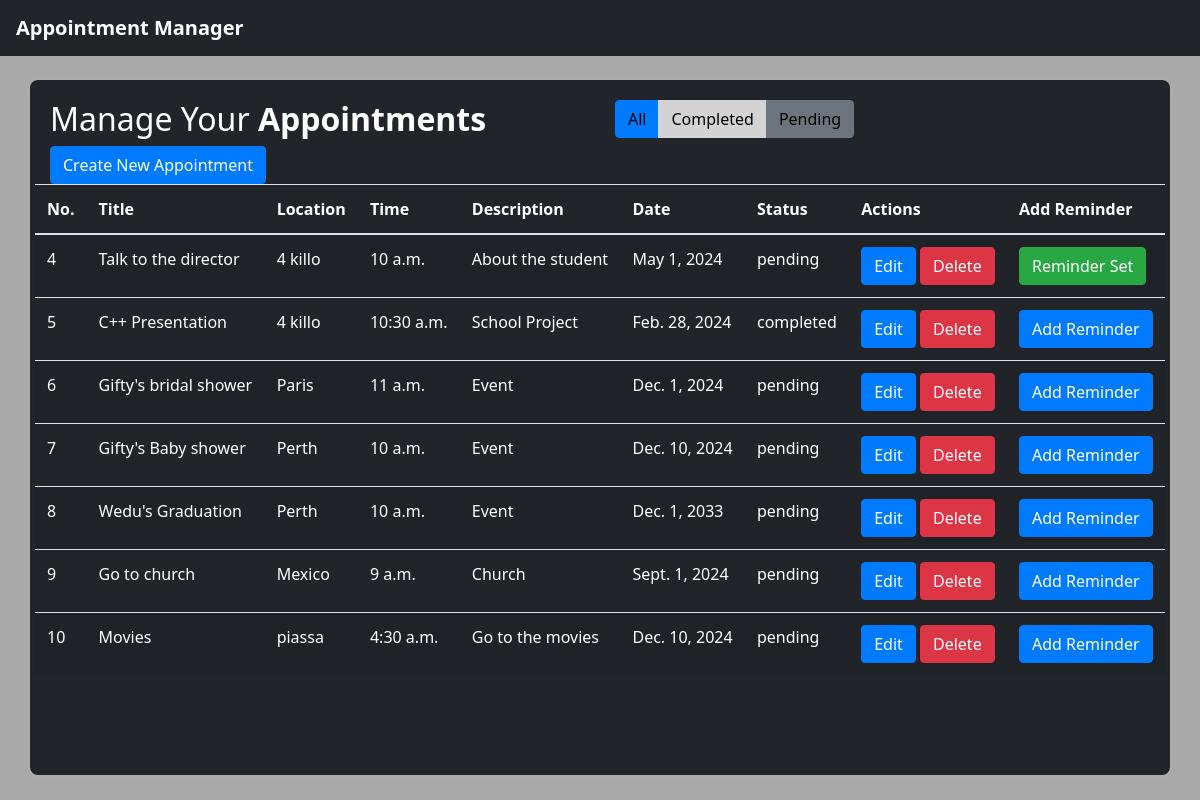
/appointment/, run on the app's committed database.
### myyapp/models.py (models this page shows, shortened)
class Appointment(models.Model):
    title = models.CharField(max_length=100)
    description = models.TextField()
    date = models.DateField()
    time = models.TimeField()
    location = models.CharField(max_length=100)
    status_choices = [
        ('completed', 'Completed'),
        ('pending', 'Pending'),
    ]
    status = models.CharField(max_length=20, choices=status_choices)
    assigned_to = models.IntegerField(null=True, blank=True)

### myyapp/views.py (the view)
# urls.py: path('appointment/', appointment_list, name='appointment_list'),
def appointment_list(request):
    status = request.GET.get('status', 'all')
    if status == 'all':
        appointments = Appointment.objects.all()
    else:
        appointments = Appointment.objects.filter(status=status)
    any_reminders = any(appointment.reminder_set.exists() for appointment in appointments)
    return render(request, 'appointment_list.html', {'appointments': appointments, 'status': status, 'any_reminders': any_reminders})

### myyapp/templates/appointment_list.html (shortened to what this page needs)
{% extends 'base.html' %}
{% block content %}
<div class="table-wrapper">
    <div class="table-title">
        <div class="row">
            <div class="col-sm-6"><h2>Manage Your <b>Appointments</b></h2></div>
            <div class="col-sm-6">
                <div class="btn-group" data-toggle="buttons">
                    <label class="btn {% if status == 'all' %}btn-primary{% else %}btn-secondary{% endif %}">
                        <a href="?status=all" style="color: black;">All</a>
                    </label>
                    <label class="btn" style="background-color: lightgrey;">
                        <a href="?status=completed" style="color: black;">Completed</a>
                    </label>
                    <label class="btn {% if status == 'pending' %}btn-danger{% else %}btn-secondary{% endif %}">
                        <a href="?status=pending" style="color: black;">Pending</a>
                    </label>
                </div>
            </div>
        </div>
    </div>
    <div class="row">
        <div class="col-md-12">
            <a href="{% url 'appointment_create' %}" class="btn btn-primary">Create New Appointment</a>
    </div>
    <table class="table table-striped table-hover">
        <thead>
            <tr>
                <th>No.</th>
                <th>Title</th>
                <th>Location</th>
                <th>Time</th>
                <th>Description</th>
                <th>Date</th>
                <th>Status</th>
                <th>Actions</th>
                <th>Add Reminder</th>
            </tr>
        </thead>
        <tbody>
            {% for appointment in appointments %}
            <tr>
                <td>{{ appointment.id }}</td>
                <td>{{ appointment.title }}</td>
                <td>{{ appointment.location }}</td>
                <td>{{ appointment.time }}</td>
                <td>{{ appointment.description }}</td>
                <td>{{ appointment.date }}</td>
                <td>{{ appointment.status }}</td>
                <td>
                    <a href="{% url 'appointment_update' appointment.id %}" class="btn btn-primary">Edit</a>
                    <a href="{% url 'appointment_delete' appointment.id %}" class="btn btn-danger">Delete</a>
                </td>
                <td>
                    {% if appointment.reminder_set.exists %}
            <a href="#" class="btn btn-success" disabled>Reminder Set</a>
        {% else %}
            <a href="{% url 'set_reminder_create' appointment.id %}" class="btn btn-primary">Add Reminder</a>
        {% endif %}
                </td>
            </tr>
            {% endfor %}
        </tbody>
    </table>
</div>
{% endblock %}

### myyapp/templates/base.html (shortened to what this page needs)
<!DOCTYPE html>
<html lang="en">
<head>
    <link rel="stylesheet" href="https://stackpath.bootstrapcdn.com/bootstrap/4.5.2/css/bootstrap.min.css">
</head>
<body>
<nav class="navbar navbar-expand-lg navbar-dark">
  <a class="navbar-brand" href="#">Appointment Manager</a>
</nav>
<div class="container mt-4">
    {% block content %}
    {% endblock %}
</div>
<footer class="text-center mt-4">
</footer>
</body>
</html>

### myyapp/templates/base.html (style rules this page uses)
body { font-family: 'Segoe UI', Tahoma, Geneva, Verdana, sans-serif; background-color: darkgrey; color: #fff; }
.navbar { background-color: #212529; color: #fff; }
.navbar-brand { font-weight: bold; }
.container { background-color: #212529; border-radius: 8px; box-shadow: 0 0 10px rgba(255, 255, 255, 0.1); padding: 20px; color: #fff; }
.table { color: #fff; }
footer { background-color: #212529; color: #fff; padding: 20px 0; }

### data on the page
Appointment: id "4", title "Talk to the director", location "4 killo", time "10 a.m.", description "About the student", date "May 1, 2024", status "pending", shows "Reminder Set"
Appointment: id "5", title "C++ Presentation", location "4 killo", time "10:30 a.m.", description "School Project", date "Feb. 28, 2024", status "completed", shows "Add Reminder"
Appointment: id "6", title "Gifty's bridal shower", location "Paris", time "11 a.m.", description "Event", date "Dec. 1, 2024", status "pending", shows "Add Reminder"
Appointment: id "7", title "Gifty's Baby shower", location "Perth", time "10 a.m.", description "Event", date "Dec. 10, 2024", status "pending", shows "Add Reminder"
Appointment: id "8", title "Wedu's Graduation", location "Perth", time "10 a.m.", description "Event", date "Dec. 1, 2033", status "pending", shows "Add Reminder"
Appointment: id "9", title "Go to church", location "Mexico", time "9 a.m.", description "Church", date "Sept. 1, 2024", status "pending", shows "Add Reminder"
Appointment: id "10", title "Movies", location "piassa", time "4:30 a.m.", description "Go to the movies", date "Dec. 10, 2024", status "pending", shows "Add Reminder"
